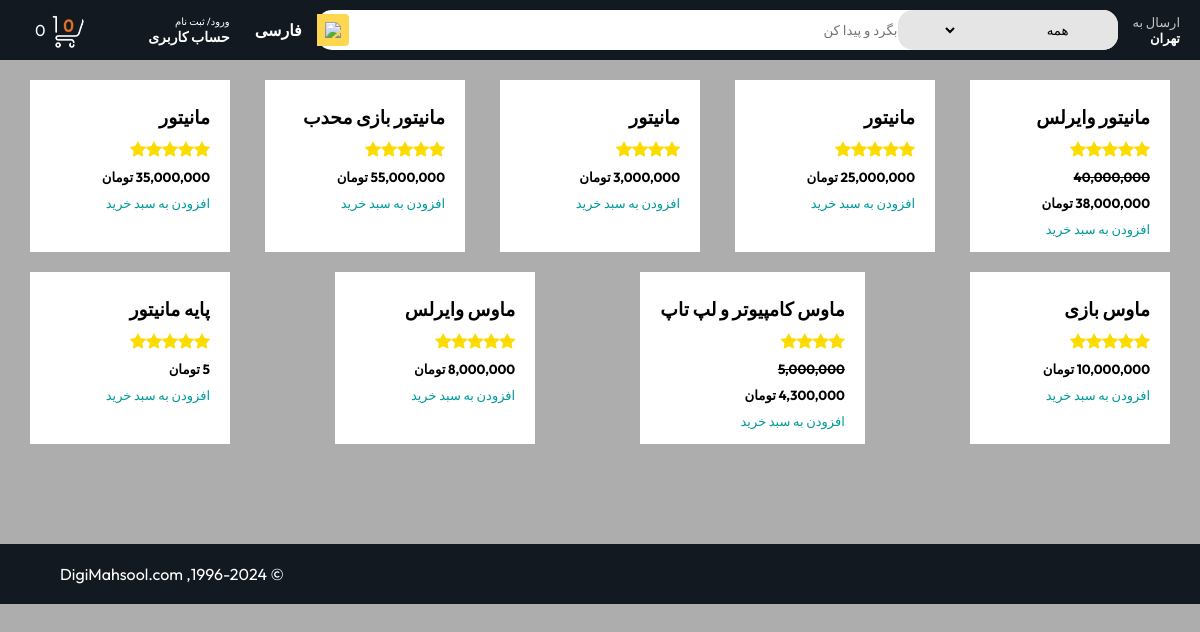
The page /JanebiPc/ on the database its author committed.
### shop/models.py (models this page shows, shortened)
class Product(models.Model):
    name = models.CharField(max_length=50)
    description = models.CharField(max_length=500, blank=True , null=True, default='')
    price = models.DecimalField(max_digits=12, decimal_places=0, default=0)
    category = models.ForeignKey(Category, on_delete=models.CASCADE , default=1)
    star= models.IntegerField(default=0 , validators=[MinValueValidator(0), MaxValueValidator(5)])
    picture = models.ImageField(upload_to="upload/product/")
    is_sale= models.BooleanField(default=False)
    sale_price = models.DecimalField(max_digits=10, decimal_places=0, default=0)

### shop/views.py (the view)
# urls.py: path('JanebiPc/', JanebiPc , name='JanebiPc'),
def JanebiPc(request):
    all_products = Product.objects.filter(category=4)
    return render(request,'JanebiPc.html',{'products':all_products})

### shop/templates/JanebiPc.html (shortened to what this page needs)
{% extends 'base.html' %}
{% block content%}
{% load static %}
{% load humanize %}
    <div class="box-row " >
    {% for item in products %}
        {% if item.is_sale %}
        <div class="box-col">
            <h3>{{ item.name }}</h3>
            <div class="d-flex justify-content-center small text-warning mb-2" style="display: flex ; color: #fddb01">
            {% with ''|center:item.star as range %}
                {% for _ in range %}
                    <div class="bi-star-fill"></div>
                {% endfor %}
            {% endwith %}
            </div>
            <h5><strike>{{item.price | intcomma}}</strike></h5>
            <h5>{{item.sale_price | intcomma}} تومان</h5>
            <a href="#" style="text-decoration: none">افزودن به سبد خرید</a>
        </div>
        {% else %}
            <div class="box-col">
            <h3>{{ item.name }}</h3>
                <div class="d-flex justify-content-center small text-warning mb-2" style="display: flex ; color: #fddb01">
            {% with ''|center:item.star as range %}
                {% for _ in range %}
                    <div class="bi-star-fill"></div>
                {% endfor %}
            {% endwith %}
            </div>
            <h5>{{ item.price | intcomma}} تومان </h5>
            <a href="#" style="text-decoration: none">افزودن به سبد خرید</a>
            </div>
        {% endif %}
    {% endfor %}
    </div>
{% endblock %}

### css/style.css (style rules this page uses)
* { padding: 0; margin: 0; box-sizing: border-box; font-family: Outfit; }
body { background: #adadad; }
a { text-decoration: none; color: inherit; }
.box-row { display: flex; flex-wrap: wrap; row-gap: 20px; justify-content: space-between; margin: 20px 30px; }
.box-col { display: flex; flex-direction: column; gap: 10px; padding: 15px 20px; background: #fff; max-width: 24%; min-width: 200px; z-index: 1; }
.box-col a { font-size: 13px; color: #009999; font-weight: 500; }

### rows shown on the page
Product: name "مانیتور وایرلس", star 5 (drawn), price "40,000,000", sale_price "38,000,000"
Product: name "مانیتور", star 5 (drawn), price "25,000,000"
Product: name "مانیتور", star 4 (drawn), price "3,000,000"
Product: name "مانیتور بازی محدب", star 5 (drawn), price "55,000,000"
Product: name "مانیتور", star 5 (drawn), price "35,000,000"
Product: name "ماوس بازی", star 5 (drawn), price "10,000,000"
Product: name "ماوس کامپیوتر و لپ تاپ", star 4 (drawn), price "5,000,000", sale_price "4,300,000"
Product: name "ماوس وایرلس", star 5 (drawn), price "8,000,000"
Product: name "پایه مانیتور", star 5 (drawn), price "5"

### other values the page prints
{{ cart|length }} "0"
